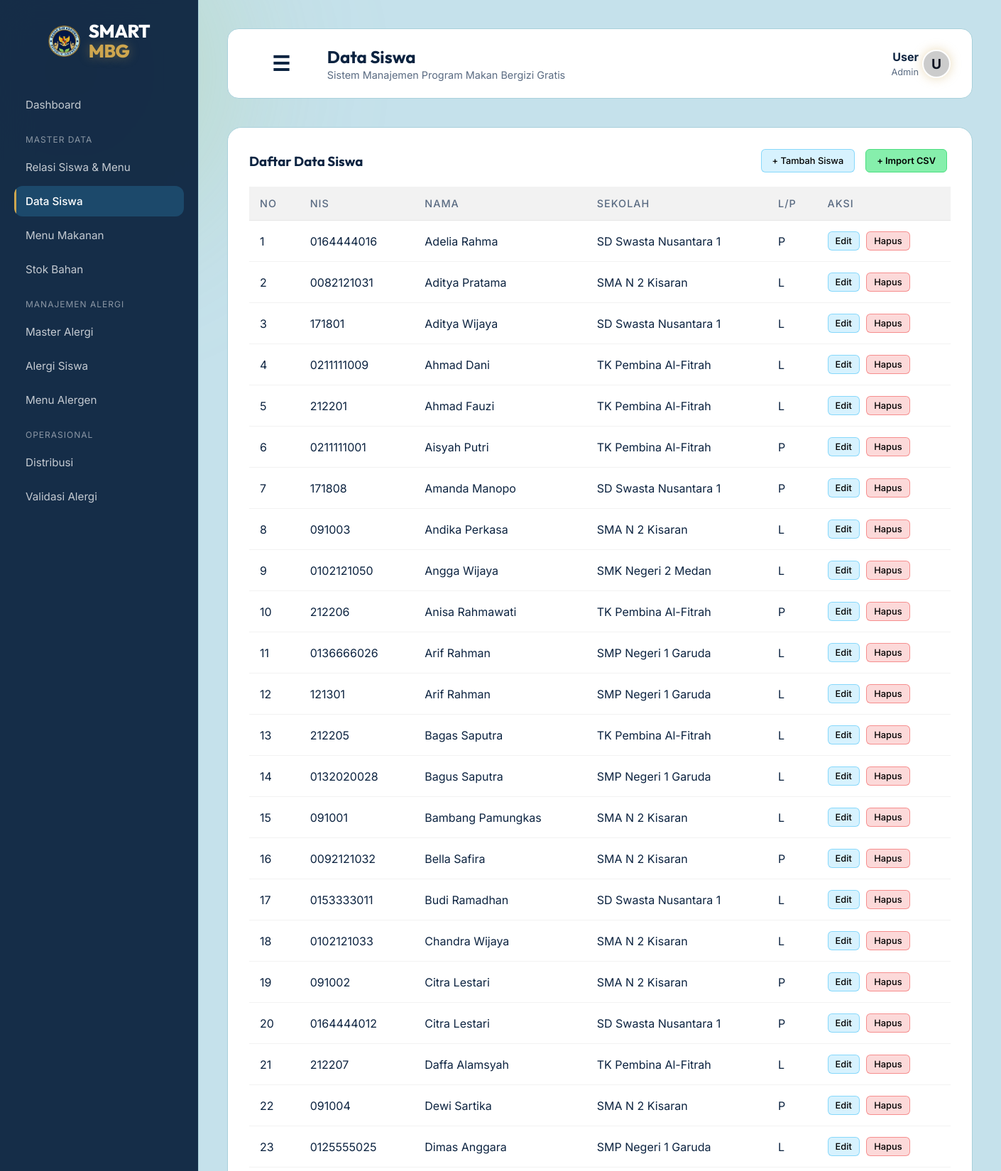
The app's page /public/siswa (upper part) with its own data.
### tables this page shows
CREATE TABLE `siswa` (
  `id_siswa` int(11) NOT NULL,
  `nis` varchar(30) NOT NULL,
  `nama_siswa` varchar(100) NOT NULL,
  `jenis_kelamin` enum('L','P') NOT NULL,
  `status` enum('Aktif','Nonaktif') DEFAULT 'Aktif',
  `created_at` timestamp NOT NULL DEFAULT current_timestamp(),
  `id_sekolah` int(11) NOT NULL
);

CREATE TABLE `master_sekolah` (
  `id_sekolah` int(11) NOT NULL,
  `npsn` varchar(8) DEFAULT NULL,
  `nama_sekolah` varchar(150) NOT NULL,
  `jenjang` enum('TK','SD','SMP','SMA','SMK') DEFAULT 'SD',
  `jumlah_siswa` int(11) NOT NULL DEFAULT 0,
  `status_sekolah` enum('Negeri','Swasta') DEFAULT 'Negeri',
  `alamat_sekolah` text DEFAULT NULL,
  `telepon` varchar(20) DEFAULT NULL,
  `nama_kepsek` varchar(100) DEFAULT NULL,
  `created_at` timestamp NOT NULL DEFAULT current_timestamp()
);

### app/core/Controller.php (called while the page is built, shortened)
<?php
class Controller {
    public function view($view, $data = []) {
        require_once '../app/views/' . $view . '.php';
    }
    public function model($model) {
        return new $model;
    }
}

### app/controllers/Siswa.php (called while the page is built, shortened)
<?php
class Siswa extends Controller {
    public function index() {
        $data['judul'] = 'Data Siswa';
        $data['siswa'] = $this->model('Siswa_model')->getAllSiswa();
        $data['sekolah'] = $this->model('MasterSekolah_model')->getAllSekolah();
        $this->view('siswa/index', $data);
    }
}

### app/core/App.php (called while the page is built, shortened)
<?php
class App {
    protected $method = 'index';
    protected $params = [];
    public function __construct() {
        $this->controller = new $this->controller;
        call_user_func_array([$this->controller, $this->method], $this->params);
    }
}

### public/index.php (called while the page is built, shortened)
<?php
$app = new App();

### app/core/Database.php (called while the page is built, shortened)
<?php
class Database {
    private $host = DB_HOST;
    private $user = DB_USER;
    private $pass = DB_PASS;
    private $db_name = DB_NAME;
    private $dbh;
    private $stmt;
    public function __construct() {
        $dsn = 'mysql:host=' . $this->host . ';dbname=' . $this->db_name;
        $option = [
            PDO::ATTR_PERSISTENT => true,
            PDO::ATTR_ERRMODE => PDO::ERRMODE_EXCEPTION
        ];
        try {
            $this->dbh = new PDO($dsn, $this->user, $this->pass, $option);
        } catch(PDOException $e) {
            die($e->getMessage());
        }
    }
    public function query($query) {
        $this->stmt = $this->dbh->prepare($query);
    }
    public function execute() {
        $this->stmt->execute();
    }
    public function resultSet() {
        $this->execute();
        return $this->stmt->fetchAll(PDO::FETCH_ASSOC);
    }
}

### app/models/Siswa_model.php (called while the page is built, shortened)
<?php
class Siswa_model {
    private $table = 'siswa';
    private $db;
    public function __construct() { $this->db = new Database; }
    public function getAllSiswa() {
        $this->db->query('SELECT siswa.*, master_sekolah.nama_sekolah FROM ' . $this->table . ' LEFT JOIN master_sekolah ON siswa.id_sekolah = master_sekolah.id_sekolah ORDER BY siswa.nama_siswa ASC');
        return $this->db->resultSet();
    }
}

### app/config/config.php (called while the page is built, shortened)
<?php
function esc($string) {
    return htmlspecialchars((string)$string, ENT_QUOTES, 'UTF-8');
}

### app/views/siswa/index.php (the view, shortened to what this page needs)
<div class="glass-panel-widget" style="width: 100%;">
    <div style="display:flex; justify-content: space-between; align-items:center;">
        <h3 style="color:var(--text-primary); font-family: 'Outfit';">Daftar Data Siswa</h3>
        <div style="display:flex; gap:10px;">
            <a href="#" onclick="document.getElementById('modalTambah').style.display='flex'; return false;" class="btn-sm btn-sm-edit" style="padding: 8px 15px;">+ Tambah Siswa</a>
            <a href="#" onclick="document.getElementById('modalImport').style.display='flex'; return false;" class="btn-sm" style="background:#86efac; color:#000; font-weight:600; padding: 8px 15px; border-radius:6px; text-decoration:none; display:inline-block; border:1px solid #4ade80;">+ Import CSV</a>
        </div>
    </div>
    <div class="table-responsive">
        <table>
            <thead>
                <tr>
                    <th>No</th>
                    <th>NIS</th>
                    <th>Nama</th>
                    <th>Sekolah</th>
                    <th>L/P</th>
                    <th>Aksi</th>
                </tr>
            </thead>
            <tbody>
                <?php $i=1; foreach($data['siswa'] as $s) : ?>
                <tr>
                    <td><?= $i++; ?></td>
                    <td><?= esc($s['nis']); ?></td>
                    <td><?= esc($s['nama_siswa']); ?></td>
                    <td><?= esc($s['nama_sekolah']); ?></td>
                    <td><?= esc($s['jenis_kelamin']); ?></td>
                    <td>
                        <a href="#" onclick="openUpdateModal('<?= esc($s['id_siswa']); ?>', '<?= esc($s['nis']); ?>', '<?= esc($s['nama_siswa']); ?>', '<?= esc($s['id_sekolah']); ?>', '<?= esc($s['jenis_kelamin']); ?>'); return false;" class="btn-sm btn-sm-edit">Edit</a>
                        <a href="<?= BASEURL; ?>/siswa/hapus/<?= esc($s['id_siswa']); ?>" onclick="return confirm('Apakah Anda yakin ingin menghapus siswa ini?');" class="btn-sm btn-sm-delete">Hapus</a>
                    </td>
                </tr>
                <?php endforeach; ?>
            </tbody>
        </table>
    </div>
</div>

### public/css/style.css (style rules this page uses)
:root { --bg-color: #c5e1eb; --text-primary: #0c2340; --text-secondary: #5a6b82; --accent-color: #cea64f; --accent-glow: rgba(206, 166, 79, 0.4); --glass-bg: #ffffff; --glass-border: #a8d0db; --mbg-green: #97c55c; --mbg-navy: #0c2340; }
* { margin: 0; padding: 0; box-sizing: border-box; }
body { font-family: 'Inter', sans-serif; background-color: var(--bg-color); color: var(--text-primary); min-height: 100vh; display: flex; justify-content: center; align-items: center; overflow: hidden; position: relative; }

### records on screen
siswa: nis "0164444016", nama_siswa "Adelia Rahma", id_sekolah.nama_sekolah "SD Swasta Nusantara 1", jenis_kelamin "P"
siswa: nis "0082121031", nama_siswa "Aditya Pratama", id_sekolah.nama_sekolah "SMA N 2 Kisaran", jenis_kelamin "L"
siswa: nis "171801", nama_siswa "Aditya Wijaya", id_sekolah.nama_sekolah "SD Swasta Nusantara 1", jenis_kelamin "L"
siswa: nis "0211111009", nama_siswa "Ahmad Dani", id_sekolah.nama_sekolah "TK Pembina Al-Fitrah", jenis_kelamin "L"
siswa: nis "212201", nama_siswa "Ahmad Fauzi", id_sekolah.nama_sekolah "TK Pembina Al-Fitrah", jenis_kelamin "L"
siswa: nis "0211111001", nama_siswa "Aisyah Putri", id_sekolah.nama_sekolah "TK Pembina Al-Fitrah", jenis_kelamin "P"
siswa: nis "171808", nama_siswa "Amanda Manopo", id_sekolah.nama_sekolah "SD Swasta Nusantara 1", jenis_kelamin "P"
siswa: nis "091003", nama_siswa "Andika Perkasa", id_sekolah.nama_sekolah "SMA N 2 Kisaran", jenis_kelamin "L"
siswa: nis "0102121050", nama_siswa "Angga Wijaya", id_sekolah.nama_sekolah "SMK Negeri 2 Medan", jenis_kelamin "L"
siswa: nis "212206", nama_siswa "Anisa Rahmawati", id_sekolah.nama_sekolah "TK Pembina Al-Fitrah", jenis_kelamin "P"
siswa: nis "0136666026", nama_siswa "Arif Rahman", id_sekolah.nama_sekolah "SMP Negeri 1 Garuda", jenis_kelamin "L"
siswa: nis "121301", nama_siswa "Arif Rahman", id_sekolah.nama_sekolah "SMP Negeri 1 Garuda", jenis_kelamin "L"
siswa: nis "212205", nama_siswa "Bagas Saputra", id_sekolah.nama_sekolah "TK Pembina Al-Fitrah", jenis_kelamin "L"
siswa: nis "0132020028", nama_siswa "Bagus Saputra", id_sekolah.nama_sekolah "SMP Negeri 1 Garuda", jenis_kelamin "L"
siswa: nis "091001", nama_siswa "Bambang Pamungkas", id_sekolah.nama_sekolah "SMA N 2 Kisaran", jenis_kelamin "L"
siswa: nis "0092121032", nama_siswa "Bella Safira", id_sekolah.nama_sekolah "SMA N 2 Kisaran", jenis_kelamin "P"
siswa: nis "0153333011", nama_siswa "Budi Ramadhan", id_sekolah.nama_sekolah "SD Swasta Nusantara 1", jenis_kelamin "L"
siswa: nis "0102121033", nama_siswa "Chandra Wijaya", id_sekolah.nama_sekolah "SMA N 2 Kisaran", jenis_kelamin "L"
siswa: nis "091002", nama_siswa "Citra Lestari", id_sekolah.nama_sekolah "SMA N 2 Kisaran", jenis_kelamin "P"
siswa: nis "0164444012", nama_siswa "Citra Lestari", id_sekolah.nama_sekolah "SD Swasta Nusantara 1", jenis_kelamin "P"
siswa: nis "212207", nama_siswa "Daffa Alamsyah", id_sekolah.nama_sekolah "TK Pembina Al-Fitrah", jenis_kelamin "L"
siswa: nis "091004", nama_siswa "Dewi Sartika", id_sekolah.nama_sekolah "SMA N 2 Kisaran", jenis_kelamin "P"
siswa: nis "0125555025", nama_siswa "Dimas Anggara", id_sekolah.nama_sekolah "SMP Negeri 1 Garuda", jenis_kelamin "L"

### other values on screen
$data['judul'] "Data Siswa"
$inisial "U"
